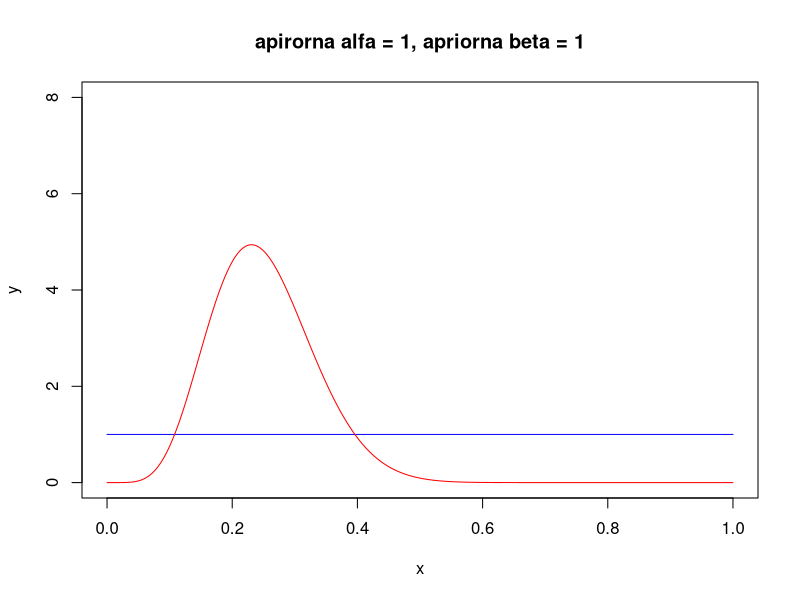
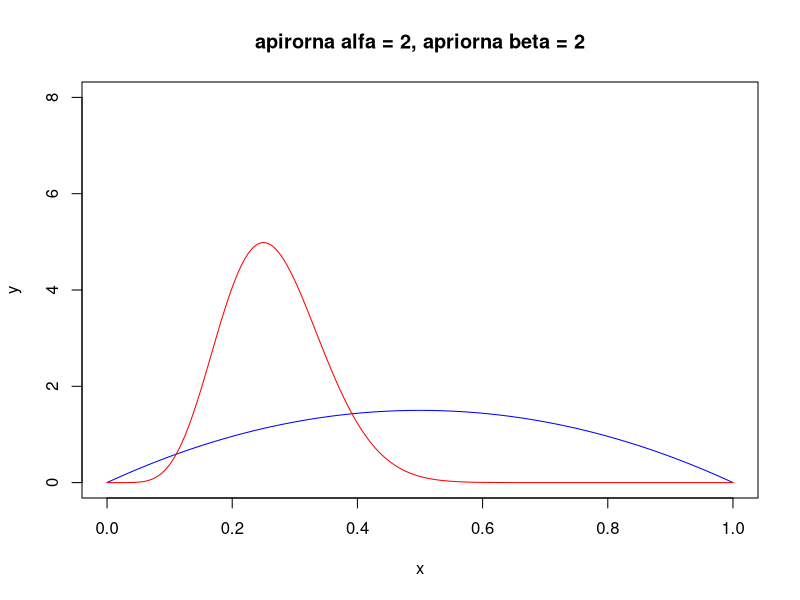
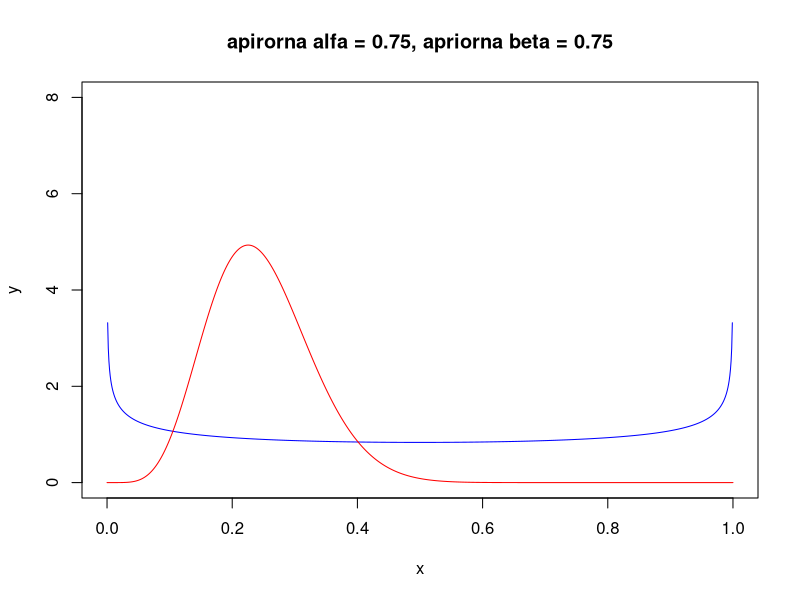
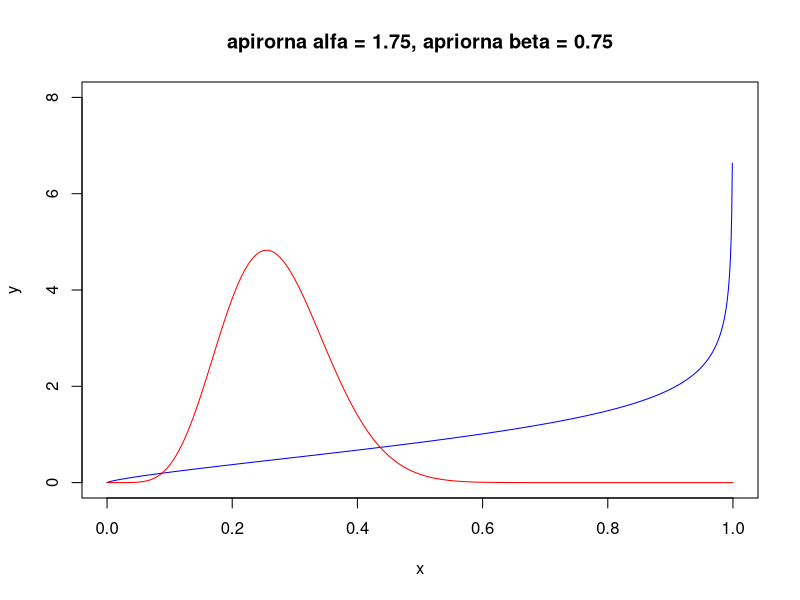
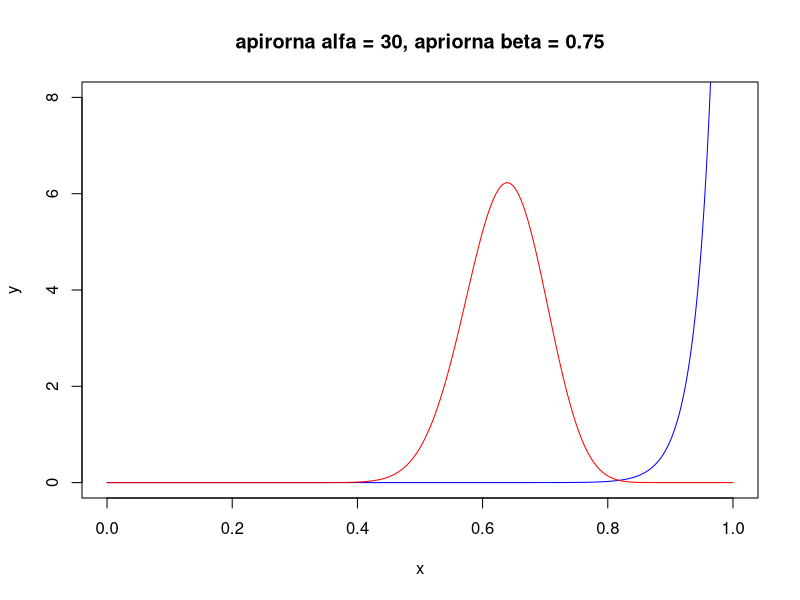
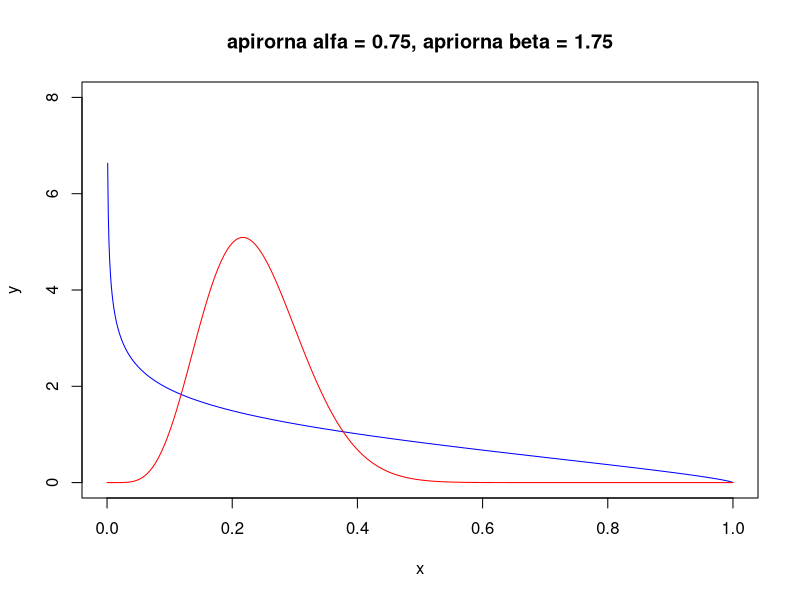
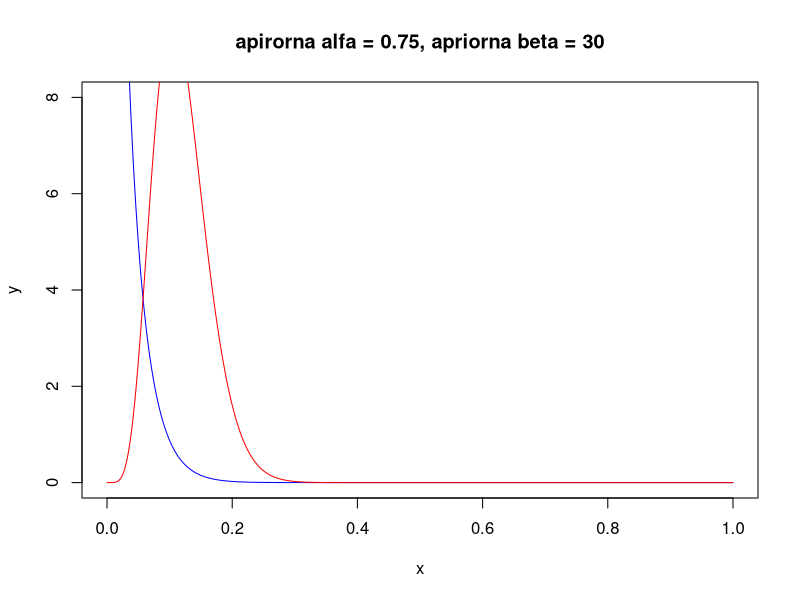
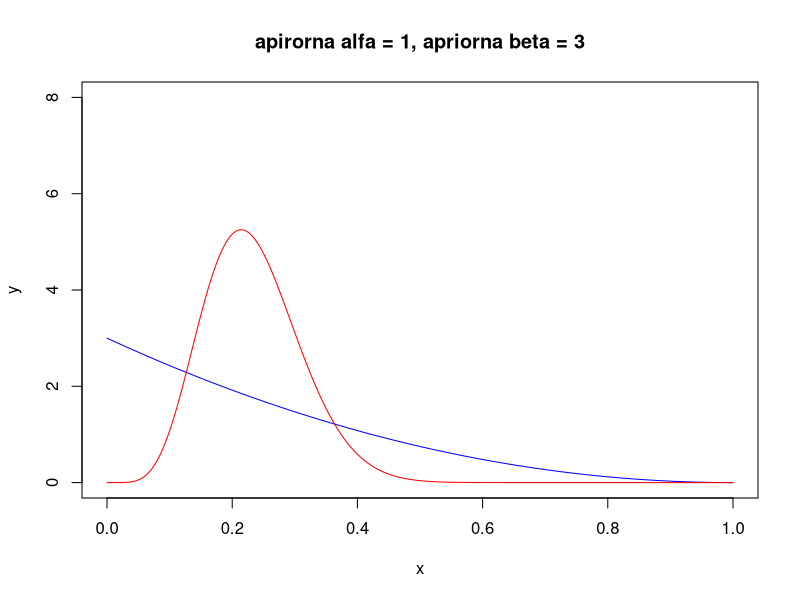

Recreate these plots in R, in order.
## ---- chunk 1
knitr::opts_chunk$set(echo = TRUE)
## ---- chunk 2
n <- 26
## ---- chunk 3
k <- 6
## ---- chunk 4
#PRVA VAJA


alfa <- 1
beta <- 1

x <- seq(0, 1, 0.001)

#definirala bom funkciji za risanje, ki ju bom uporabljala skozi celotno nalogo

risi_apriorna <- function(a,b) {
  y <- dbeta(x, a, b)
  title <- paste("apirorna alfa = " , as.character(a),", ", "apriorna beta = ", as.character(b), sep = "")
  plot(x, y, type='l', col='blue', ylim=c(0,8), main = title)
}

risi_aposteriorna <- function(a,b) {
  a_ap <- a + k
  b_ap <- b + n - k
  aposteriorna <- dbeta(x, a_ap, b_ap)
  lines(x, aposteriorna, type='l', col='red', ylim=c(0,8))
}

risi_apriorna(alfa,beta)
risi_aposteriorna(alfa,beta)

vrh <- round((alfa+k)/(alfa+beta+n),2) #pricakovana vrednost aposteriorne porazdelitve

komentar <- paste("Pri alfa = 1 in beta = 1 imamo enakomerno zvezno apriorno gostoto. Aposteriorna gostota, pa ima vrh pri ", as.character(vrh), ".",sep="")
print(komentar)

## ---- chunk 5
# alfa > 1 in beta > 1

alfa <- 2
beta <- 2

risi_apriorna(alfa,beta)
risi_aposteriorna(alfa,beta)

vrh <- round((alfa+k)/(alfa+beta+n),2)

komentar <- paste("Ce sta oba parametra - alfa in beta - strogo vecja od 1, gre za unimodalno apriorno porazdelitev, ki ima konkavno obliko. Aposteriorna porazdelitev ohrani enako obliko kot zgoraj z vrhom v ", as.character(vrh), ".",sep="" )
print(komentar)
## ---- chunk 6
# alfa < 1 in beta < 1
alfa <- 0.75
beta <- 0.75


risi_apriorna(alfa,beta)
risi_aposteriorna(alfa,beta)
vrh <- round((alfa+k)/(alfa+beta+n),2)

komentar <- paste("Gostota apriorne porazdelitve za alfa in beta strogo manjsa od 1 ima obliko crke U in je konveksna. Aposteriorna porazdelitev ohrani enako obliko kot zgoraj z vrhom v ", as.character(vrh), ".",sep="")
print(komentar)
## ---- chunk 7
# alfa > 1 in beta < 1

alfa <- 1.75
beta <- 0.75


risi_apriorna(alfa,beta)
risi_aposteriorna(alfa,beta)
vrh <- round((alfa+k)/(alfa+beta+n),2)

komentar <- paste("Kadar je alfa > 1 in beta < 1 dobimo narascajoco funkcijo apriorne gostote. Aposteriorna porazdelitev ohrani enako obliko kot zgoraj z vrhom v ", as.character(vrh), ".",sep="")
print(komentar)
## ---- chunk 8
# alfa >> 1 in beta < 1

alfa <- 30
beta <- 0.75


risi_apriorna(alfa,beta)
risi_aposteriorna(alfa,beta)
vrh <- round((alfa+k)/(alfa+beta+n),2)

komentar <- paste("Kadar je alfa >> 1 in beta < 1 dobimo narascajoco funkcijo apriorne gostote. Za velike alfe tako dobimo robno porazdelitev pri x = 1. Aposteriorna porazdelitev ohrani enako obliko kot zgoraj z vrhom v ", as.character(vrh), ".",sep="")
print(komentar)
## ---- chunk 9
# alfa < 1 in beta > 1
alfa <- 0.75
beta <- 1.75

risi_apriorna(alfa,beta)
risi_aposteriorna(alfa,beta)
vrh <- round((alfa+k)/(alfa+beta+n),2)

komentar <- paste("Kadar je alfa < 1 in beta >> 1 dobimo padajoco funkcijo apriorne gostote. Aposteriorna porazdelitev ohrani enako obliko kot zgoraj z vrhom v ", as.character(vrh), ".",sep="" )
print(komentar)

## ---- chunk 10
# alfa < 1 in beta >> 1
alfa <- 0.75
beta <- 30

risi_apriorna(alfa,beta)
risi_aposteriorna(alfa,beta)
vrh <- round((alfa+k)/(alfa+beta+n),2)

komentar <- paste("Kadar je alfa < 1 in beta >> 1 dobimo padajoco funkcijo apriorne gostote. Za velike bete tako dobimo robno porazdelitev pri x = 0. Aposteriorna porazdelitev ohrani enako obliko kot zgoraj z vrhom v ", as.character(vrh), ".",sep="" )
print(komentar)

## ---- chunk 11
#POVZETEK 1. NALOGE

ugotovitev <- paste('Opazimo, da se za razlicne alfe in bete funkcije gostot apriornih porazdelitev med seboj precej razlikujejo, medtem ko funkcije gostot aposteriornih porazdelitev ostajajo vsaj na videz skoraj enake. Oblika aposteriornih gostot se ohranja, opazimo samo manjse premike navpicne asimptote levo ali desno, seveda odvisno od povprečne vrednosti. Zgoraj sem locila nekaj najbolj intuitivnih primerov za razlicne alfe in bete in komentarje pisala ze sproti.')
print(ugotovitev)

## ---- chunk 12
#KOMENTAR: Pricakovana vrednost apriorne porazdelitve se izracuna kot alfa/(alfa+beta). Ce vemo, da mora biti E(Beta(alfa,beta)) = 0.25 imamo eno enacbo z dvema neznankama in lahko alfa in beta izberemo na poljubno mnogo nacinov z upostevanjem razmerja, da je beta = 3*alfa. Verjamem, da je izbir stevno mnogo, lahko pa poskusimo nekaj od teh najprej rocno, nato pa se s simulacijo:

#1. MOZNOST 

alfa <- 1
beta <- 3

pricakovana_vrednost <- 0.25

ocena_pricakovane_vrednosti <- function(alfa,beta){
  pv <- (alfa+beta)/(alfa+beta+n)*(alfa)/(alfa+beta) + n/(alfa+beta+n)*(k/n)
  return(round(pv,4))
}

ocena_pricakovane_vrednosti(alfa,beta)
risi_apriorna(alfa,beta)
risi_aposteriorna(alfa,beta)

## ---- chunk 13
#2. MOZNOST

alfa <- round(1/3,2)
beta <- 1

ocena_pricakovane_vrednosti(alfa,beta)
risi_apriorna(alfa,beta)
risi_aposteriorna(alfa,beta)

## ---- chunk 14
#3. MOZNOST: 

alfa <- 9
beta <- 27


ocena_pricakovane_vrednosti(alfa,beta)
risi_apriorna(alfa,beta)
risi_aposteriorna(alfa,beta)


## ---- chunk 15
#4. MOZNOST

alfa <- 30
beta <- 90


ocena_pricakovane_vrednosti(alfa,beta)
risi_apriorna(alfa,beta)
risi_aposteriorna(alfa,beta)

ugotovitev <- paste('Vidimo, da za dovolj velike alfe in bete je aposteriorna porazdelitev zelo blizu apriorne.')
print(ugotovitev)
## ---- chunk 16
#5. MOZNOST

alfa <- 0.01
beta <- 0.03


ocena_pricakovane_vrednosti(alfa,beta)
risi_apriorna(alfa,beta)
risi_aposteriorna(alfa,beta)

## ---- chunk 17
#SIMULACIJA ZA NAKLJUCNE ALFE IN BETE Z UPOSTEVANJEM RAZMERJA beta<-3*alfa, 
#BREZ RISANJA GOSTOT (samo v namen racunanja ocenjene pricakovane vrednosti)

vsota <- 0
for(i in 1:50){
  a <- round(runif(1, 0, 100),2)
  b <- 3 * a
  a_post <- a + k
  b_post <- b + n - k
  ocena_pricakovane_vrednosti <- round(a_post / (a_post + b_post),4)
  vsota <- vsota + ocena_pricakovane_vrednosti
  izpisi <- paste(as.character(i),":", 
        "alfa<-", as.character(a),",", 
        "beta<-", as.character(b), ",",
        "alfa apost<-", as.character(a_post),",",
        "beta apost<-", as.character(b_post),",",
        "ocena pric. vr.<-", as.character(ocena_pricakovane_vrednosti), sep<-"")
  print(izpisi)
  
}

povprecna_ocena_pricakovane_vrednosti <- round(vsota/50,4)
print(povprecna_ocena_pricakovane_vrednosti)

## ---- chunk 18
ugotovitev <- paste("Ugotovimo, da ne glede na izbiro alf in bet v danem razmerju 1:3 velja, da je ocena pricakovane vrednosti ves cas priblizno okoli ", as.character(povprecna_ocena_pricakovane_vrednosti), ".", sep="")

print(ugotovitev)
## ---- chunk 19
n <- 30
k <- 21

a <- 1
b <- 1
aprior <- dbeta(x, a, b)

a_apost <- a + k
b_apost <- b + n - k
aposter <- dbeta(x, a_apost, b_apost)

risi_apriorna(a,b)
risi_aposteriorna(a_apost,b_apost)

povprecna_vrednost_apost <- a_apost/(a_apost + b_apost)
print(povprecna_vrednost_apost)
## ---- chunk 20
 
z1 <- dbeta(x, a_apost, b_apost)
z2 <- dbeta(x, 7, 21)

  
#simulacija
n <- 10000
v1 <- sort(rbeta(n, a_apost, b_apost, ncp = 0))
v2 <- sort(rbeta(n, 7, 21, ncp = 0))

drzi <- 0 
for(i in 1:10000){
  if(v1[i] > v2[i]){
    drzi = drzi + 1
  }
}
print(drzi)

ocenjena_vrednost <- drzi/10000

print(ocenjena_vrednost)

#frekventistična cenilka: ugodni izidi / vsemi poskusi


#INTERVAL ZAUPANJA
L1 <- round(v1[250],5)
U1 <- round(v1[9750],5)

IZ1 = paste("Interval zaupanja 1 (za alfa_apost = 22, beta_apost = 10): [", as.character(L1), ",", as.character(U1), "]", sep="")
                             


L2 <- round(v2[250],5)
U2 <- round(v2[9750],5)

IZ2 = paste("Interval zaupanja 2 (za alfa_apost = 7, beta_apost = 21) : [", as.character(L2), ",", as.character(U2), "]", sep="")

print(IZ1)
print(IZ2)
  
